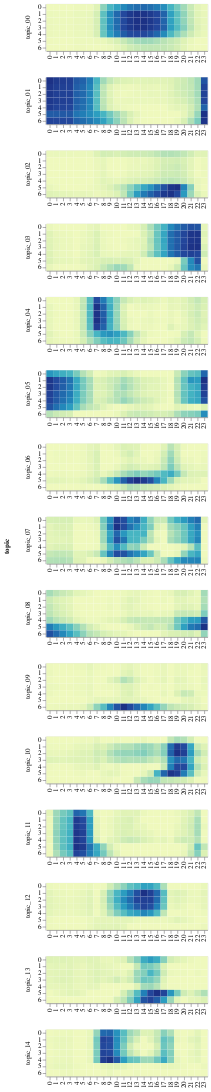

Here is the notebook cell this chart was saved with:
### Code cell
alt.Chart(df_topic)\
.mark_rect()\
.encode(
    alt.X('hour:O', axis=alt.Axis(title='')),
    alt.Y('day:O', axis=alt.Axis(title='')),
    color=alt.Color('score:Q', legend=None)
)\
.properties(width=240, height=70)\
.facet(row='topic:N')\
.resolve_scale(color='independent', x='independent')

### Figure 1 — Vega-Lite specification as saved in the notebook (floating-point values rounded to 4 significant figures; data arrays with more than 128 entries replaced by an {"elided": "..."} marker saying what was removed)
{"$schema": "https://vega.github.io/schema/vega-lite/v2.6.0.json", "config": {"view": {"height": 300, "width": 400}}, "data": {"name": "data-6fa93767442be2fb97b60a95d2c79961"}, "datasets": {"data-6fa93767442be2fb97b60a95d2c79961": {"elided": "2520 records"}}, "facet": {"row": {"field": "topic", "type": "nominal"}}, "resolve": {"scale": {"color": "independent", "x": "independent", "y": "shared"}}, "spec": {"encoding": {"color": {"field": "score", "legend": null, "type": "quantitative"}, "x": {"axis": {"title": ""}, "field": "hour", "type": "ordinal"}, "y": {"axis": {"title": ""}, "field": "day", "type": "ordinal"}}, "height": 70, "mark": "rect", "width": 240}}
